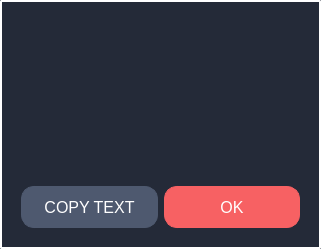
<?xml version="1.0" encoding="UTF-8"?>
<ui version="4.0">
 <class>Info</class>
 <widget class="QWidget" name="Info">
  <property name="geometry">
   <rect>
    <x>0</x>
    <y>0</y>
    <width>321</width>
    <height>249</height>
   </rect>
  </property>
  <property name="windowTitle">
   <string>Information</string>
  </property>
  <property name="windowOpacity">
   <double>1.000000000000000</double>
  </property>
  <property name="styleSheet">
   <string notr="true">QWidget{
	background: #242A38;
	border: 2px solid white;
	border-radius: 2px;
}</string>
  </property>
  <layout class="QGridLayout" name="gridLayout">
   <item row="2" column="0">
    <layout class="QHBoxLayout" name="horizontalLayout">
     <property name="leftMargin">
      <number>10</number>
     </property>
     <property name="rightMargin">
      <number>10</number>
     </property>
     <item>
      <widget class="QPushButton" name="btn_no">
       <property name="cursor">
        <cursorShape>PointingHandCursor</cursorShape>
       </property>
       <property name="styleSheet">
        <string notr="true">QPushButton {
    background: #4E596F;
    border-width: 1px;
    border-radius: 13px;
    border-color: #4E596F;
    font: 12pt;
    color: white;
    padding: 10px;
	margin-left: 0px;
	margin-right: 0px;
	margin-top: 15px;
	margin-bottom: 10px;
	min-height: 20px;
}

QPushButton:hover {
background: qradialgradient(cx:0.3, cy:0.5, radius: 5.5,
              fx:0.5, fy:0.5, stop:0 #4E596F, stop:1 white);
}

QPushButton:pressed {
border-style: inset;
background: qradialgradient(cx:0.7, cy:0.5, radius: 5.5,
              fx:0.5, fy:0.5, stop:0 #4E596F, stop:1 black);
}

QPushButton:focus {
   border: none;
   outline: none;
}</string>
       </property>
       <property name="text">
        <string>COPY TEXT</string>
       </property>
      </widget>
     </item>
     <item>
      <widget class="QPushButton" name="btn_yes">
       <property name="cursor">
        <cursorShape>PointingHandCursor</cursorShape>
       </property>
       <property name="styleSheet">
        <string notr="true">QPushButton {
	background: #f76163;
    border-width: 1px;
    border-radius: 13px;
    border-color: #f76163;
    font: 12pt;
    color: white;
    padding: 10px;
	margin-left: 0px;
	margin-right: 0px;
	margin-top: 15px;
	margin-bottom: 10px;
	min-height: 20px;
}

QPushButton:hover {
background: qradialgradient(cx:0.3, cy:0.5, radius: 5.5,
              fx:0.5, fy:0.5, stop:0 #f65964, stop:1 white);
}

QPushButton:pressed {
background: qradialgradient(cx:0.7, cy:0.5, radius: 5.5,
              fx:0.5, fy:0.5, stop:0 #f65964, stop:1 black);
}

QPushButton:focus {
   border: none;
   outline: none;
}</string>
       </property>
       <property name="text">
        <string>OK</string>
       </property>
      </widget>
     </item>
    </layout>
   </item>
   <item row="0" column="0">
    <widget class="QLabel" name="label_title">
     <property name="enabled">
      <bool>true</bool>
     </property>
     <property name="styleSheet">
      <string notr="true">border: 0px solid none;
color: white;
font-size: 25px;
qproperty-alignment: 'AlignHCenter|AlignVCenter';</string>
     </property>
     <property name="text">
      <string/>
     </property>
     <property name="margin">
      <number>0</number>
     </property>
     <property name="indent">
      <number>10</number>
     </property>
    </widget>
   </item>
   <item row="1" column="0">
    <widget class="QLabel" name="text">
     <property name="enabled">
      <bool>true</bool>
     </property>
     <property name="styleSheet">
      <string notr="true">border: 0px solid none;
color: white;
font-size: 12px;</string>
     </property>
     <property name="text">
      <string/>
     </property>
     <property name="textInteractionFlags">
      <set>Qt::LinksAccessibleByMouse|Qt::TextSelectableByKeyboard|Qt::TextSelectableByMouse</set>
     </property>
    </widget>
   </item>
  </layout>
 </widget>
 <resources>
  <include location="resources/res.qrc"/>
 </resources>
 <connections/>
</ui>
